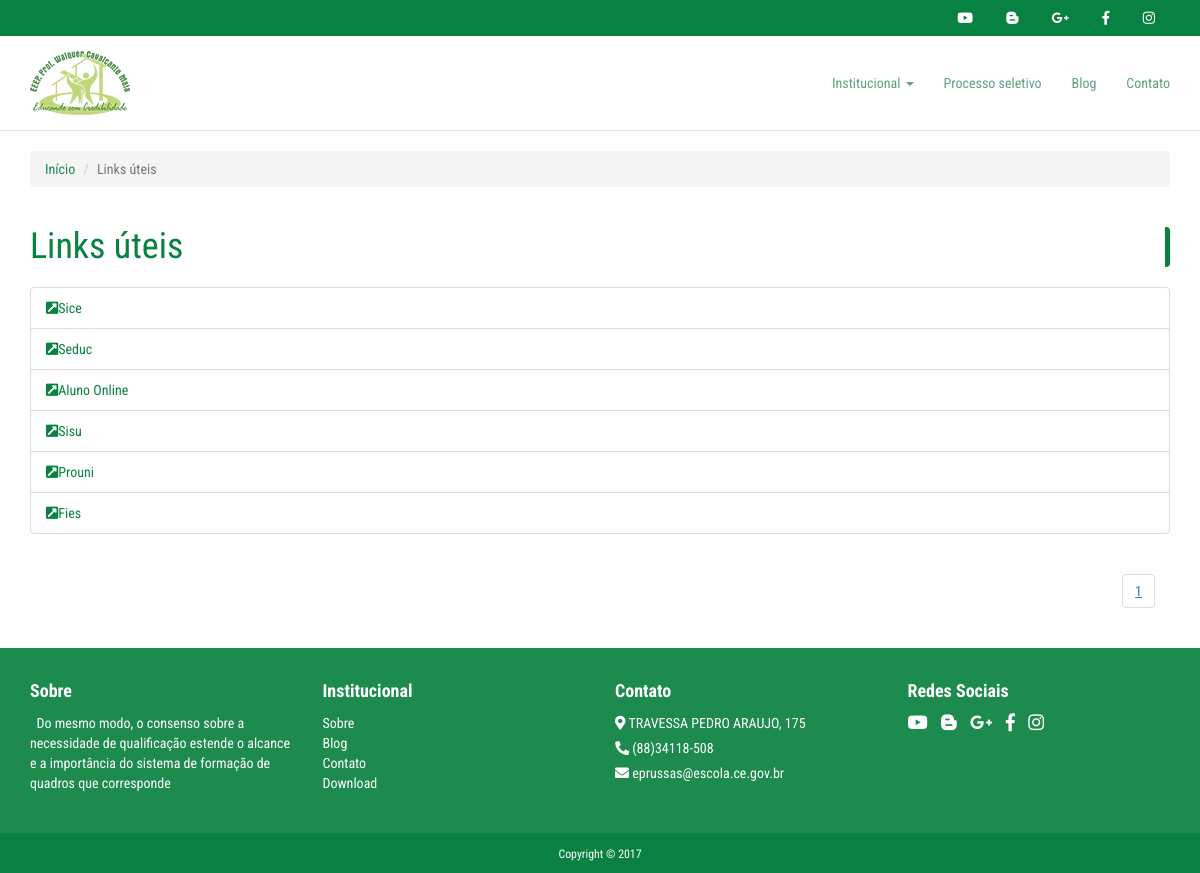
Screenshot of /links-uteis.php with the database file from the repository.
### tables this page shows
CREATE TABLE `tb_redesociais` (
  `id` int(11) NOT NULL,
  `condicao` int(1) NOT NULL,
  `icone` varchar(100) NOT NULL,
  `link` varchar(200) NOT NULL,
  `nome` varchar(200) NOT NULL
);

CREATE TABLE `tb_logo` (
  `id` int(2) NOT NULL,
  `nome` varchar(100) NOT NULL
);

CREATE TABLE `tb_link_uteis` (
  `id` int(11) NOT NULL,
  `nome` varchar(200) NOT NULL,
  `link` varchar(200) NOT NULL
);

CREATE TABLE `tb_sobre` (
  `id` int(1) NOT NULL,
  `descricao` varchar(4000) NOT NULL
);

CREATE TABLE `tb_localizacao` (
  `id` int(11) NOT NULL,
  `localizacao` varchar(200) NOT NULL,
  `condicao` int(1) NOT NULL
);

CREATE TABLE `tb_telefone` (
  `id` int(11) NOT NULL,
  `telefone` varchar(15) NOT NULL,
  `condicao` int(1) NOT NULL
);

CREATE TABLE `tb_email` (
  `id` int(11) NOT NULL,
  `email` varchar(120) NOT NULL,
  `condicao` int(1) NOT NULL
);

### links-uteis.php (the view, shortened to what this page needs)
<?php
    include("templates/menu.php");
?>
<section class="breadcrumb-main">
    <div class="container">
        <div class="row">
            <div class="col-md-12">
                <ol class="breadcrumb">
                    <li><a href="<?= URL;?>">Início</a></li>
                    <li class="active">Links úteis</li>
                </ol>
            </div>
        </div>
    </div>
</section>
<section class="links">
    <div class="container">
        <div class="row">
            <div class="col-md-12 title">
                <h1 class="text-left">Links úteis</h1>
            </div>
        </div>
        <div class="row">
            <div class="col-md-12">
                <div class="list-group">
                    <?php
                        $pagina=(!isset($_GET['pagina']))?1:$_GET['pagina'];
                        $exibir=10;
                        $inicioExibir=($exibir*$pagina)-$exibir;
                        $select = $conexao->prepare("SELECT * FROM tb_link_uteis LIMIT $inicioExibir, $exibir");
                        $select->execute();
                        while ($dados=$select->fetch(PDO::FETCH_ASSOC)) {
                     ?>
                    <a href="<?php  echo $dados['link'] ?>" target="
                    _blank" class="list-group-item list-group-item-green"><i class="fas fa-external-link-square-alt"></i><?php  echo $dados['nome'] ?></a>
                    <?php  } ?>
                </div>
                <div class="col-md-12">
          <nav aria-label="Page navigation">
            <ul class="pagination pull-right">
               <li>
                  <a href="?pagina=<?php echo $pagina;?>">
                  <u>
                  <?php echo $pagina ;?>
                  </u>
                  </a>
               </li>
            </ul>
         </nav>
         </div>
            </div>
        </div>
    </div>
</section>
<?php
    include("templates/footer.php");
?>

### templates/menu.php (shortened to what this page needs)
<?php
    include("header.php");
    include("conexao.php");
?>
<body>
	<header class="header">
		<section class="menu-container">
			<div class="midias">
				<div class="container">
					<div class="text-right social">
						<ul>
						<?php
	            		$consulta=$conexao -> query("SELECT * FROM tb_redesociais ORDER BY id ASC");
						$consulta->execute();
						while ($dados=$consulta->fetch(PDO::FETCH_OBJ)) {
								if($dados->condicao==1) {
								 $teste = substr($dados->link, 0,8);
									if ($teste != 'https://') {
									$dados->link = 'https://'.$dados->link;
									}
	            		?>
							<a href="<?php echo $dados->link?>" target="_blank">
								<i class="<?php echo $dados->icone?>"></i>
							</a>
					<?php
							}
	            		}
	            	?>
	            		</ul>
					</div>
				</div>
			</div>
			<div class="navbar yamm navbar-default navbar-fixed-top menu">
				<div class="container">
					<div class="navbar-header">
						<?php
							$select = $conexao->prepare("SELECT * FROM tb_logo");
							$select->execute();
							$dados = $select->fetch(PDO::FETCH_ASSOC);
						 ?>
						<a class="navbar-brand" href="<?= URL;?>">
                        	<img alt="EEEP" src="<?php echo $dados['nome']?>">
                     	</a>
					</div>
					<div id="navbar-collapse-1" class="navbar-collapse collapse">
						<ul class="nav navbar-nav navbar-right">
							<li class="dropdown link-menu">
								<a href="#" data-toggle="dropdown" class="dropdown-toggle">Institucional
									<b class="caret"></b>
								</a>
							</li>
	                        <li class="link-menu"><a href="<?= URL.'processo-seletivo.php';?>">Processo seletivo</a></li>
	                        <li class="link-menu"><a href="<?= URL.'blog.php';?>">Blog</a></li>
	                        <li class="link-menu"><a href="<?= URL.'contato.php';?>">Contato</a></li>
						</ul>
					</div>
				</div>
			</div>
		</section>
	</header>

### templates/footer.php (shortened to what this page needs)
<footer>
   <div class="col-md-12 infor">
      <div class="container">
         <div class="row">
            <div class="col-xs-7 col-sm-3 col-md-3">
               <p class="font-weight-bold title-footer">Sobre</p>
                <div class="text-footer ">
               <?php
                    $consulta=$conexao -> query("SELECT * FROM tb_sobre WHERE id ");
                    $consulta->execute();
                    $dados=$consulta->fetch(PDO::FETCH_ASSOC);
                  ?>
                    <p class="text-footer text-justify">
                      <?php echo substr($dados['descricao'], 0, 195);?></p>
                  </div>
            </div>
            <div class="col-xs-5 col-sm-3 col-md-3">
               <p class="font-weight-bold title-footer">Institucional</p>
               <ul class="text-footer menu-footer">
                  <li><a href="<?= URL.'sobre.php';?>">Sobre</a></li>
                  <li><a href="<?= URL.'blog.php';?>">Blog</a></li>
                  <li><a href="<?= URL.'contato.php';?>">Contato</a></li>
                  <li><a href="<?= URL.'downloads.php';?>">Download</a></li>
               </ul>
            </div>
            <div class="col-xs-7 col-sm-3 col-md-3">
               <p class="font-weight-bold title-footer">Contato</p>
               <div class="text-footer">
                  <p><i class="fas fa-map-marker-alt"></i> <?php
                    $consulta=$conexao -> query("SELECT * FROM tb_localizacao WHERE id ");
                    $consulta->execute();
                     $dados=$consulta->fetchAll();
                     echo $dados[0][1];
                  ?>
                  </p>
                  <p><i class="fas fa-phone fa-rotate-90"></i>
                  <?php
                    $consulta=$conexao -> query("SELECT * FROM tb_telefone WHERE id ");
                    $consulta->execute();
                     $dados=$consulta->fetchAll();
                     echo $dados[0][1];
                  ?>
                  </p>
                  <p><i class="fas fa-envelope"></i>
                  <?php
                    $consulta=$conexao -> query("SELECT * FROM tb_email WHERE id ");
                    $consulta->execute();
                     $dados=$consulta->fetchAll();
                     echo $dados[0][1];
                  ?>
               </p>
               </div>
            </div>
            <div class="col-xs-5 col-sm-3 col-md-3">
               <p class="font-weight-bold title-footer">Redes Sociais</p>
               <div class="redes text-footer">
                  <?php
                     $consulta=$conexao -> query("SELECT * FROM tb_redesociais ORDER BY id ASC");
                     $consulta->execute();
                     while ($dados=$consulta->fetch(PDO::FETCH_OBJ)) {
                             if($dados->condicao==1) {
                                $teste = substr($dados->link, 0,8);
                              if ($teste != 'https://') {
                              $dados->link = 'https://'.$dados->link;
                              }
                     ?>
                  <a href="<?php echo $dados->link?>" target="_blank">
                  <i class="<?php echo $dados->icone?>"></i>
                  </a>
                  <?php
                     }
                     }
                     ?>
               </div>
            </div>
         </div>
      </div>
   </div>
   <div class="rodape text-center col-md-12">
      <small class="offset-md-2">Copyright &copy; 2017</small>
   </div>
</footer>
</body>
</html>

### assets/css/vanillaCalendar.css (style rules this page uses)
:root { --vcal-bg-color: #fff; --vcal-border-radius: 0; --vcal-border-color: #e7e9ed; --vcal-today-bg-color: #10989E; --vcal-today-color: #fff; --vcal-selected-bg-color: #E7E9ED; --vcal-selected-color: #333; }

### assets/css/main.css (style rules this page uses)
body { background-color: #fff; font-family: 'Roboto Condensed', sans-serif; margin: 0px; }
.link-menu a { color: #5da27e!important; }
a, a:link, a:hover, a:active, a:visited { text-decoration: none; transition: all 0.3s; }
.midias { background-color: #078241; padding: 8px 0 8px 0px; width: 100%; }
.midias .social { padding: 0; }
.midias .social ul { margin-bottom: 0; }
.midias .social ul a { padding-left: 15px; padding-right: 15px; color: #fff; }
.menu { background-color: #fff; margin-bottom: 0; position: relative; }
.menu .navbar-brand { height: 94px; }
.menu ul { padding-top: 22px; padding-bottom: 22px; }
.title h1 { font-weight: 400; margin-bottom: 20px; color: #078241; border-right:5px solid #078241; border-radius: 4px; }
.breadcrumb-main { margin-top: 20px; }
.breadcrumb-main li a { color: #1C8B4D; }
.cursos, .links, .download { margin-bottom: 20px; }
.list-group-item-green { color: #078241!important; background-color: #fff; }
footer .title-footer { color: #fff; font-size: 18px; font-weight: bold; }
footer .menu-footer { list-style: none; padding: 0; }
footer .text-footer, footer .text-footer p, footer .text-footer p i { color: #fff; font-size: 14px; }
footer .infor { text-align: center; padding: 30px 0 30px 0; color: #fff; background-color: #1C8B4D; }
footer .infor div { text-align: left; }
footer .infor .text-footer a,footer .infor .text-footer a i { color: #fff; text-decoration: none; }
footer .infor .text-footer a i { font-size: 18px; margin-right: 10px; margin-left: 0; }
footer .infor .text-footer p { margin-bottom: 5px; }
.redes i { margin-left: 10px; }
footer .rodape { padding: 10px 0 10px 0; background-color: #0A8043; }
footer .rodape small { color: #fff; }

### rows the page displays
tb_logo: nome (picture)
tb_link_uteis: nome "Sice"
tb_link_uteis: nome "Seduc"
tb_link_uteis: nome "Aluno Online"
tb_link_uteis: nome "Sisu"
tb_link_uteis: nome "Prouni"
tb_link_uteis: nome "Fies"
tb_sobre: descricao "Do mesmo modo, o consenso sobre a necessidade de qualificação estende o alcance e a importância do sistema de formação de quadros que corresponde"
tb_localizacao: localizacao "TRAVESSA PEDRO ARAUJO, 175"
tb_telefone: telefone "(88)34118-508"
tb_email: email "eprussas@escola.ce.gov.br"

### other values shown
$pagina "1"
